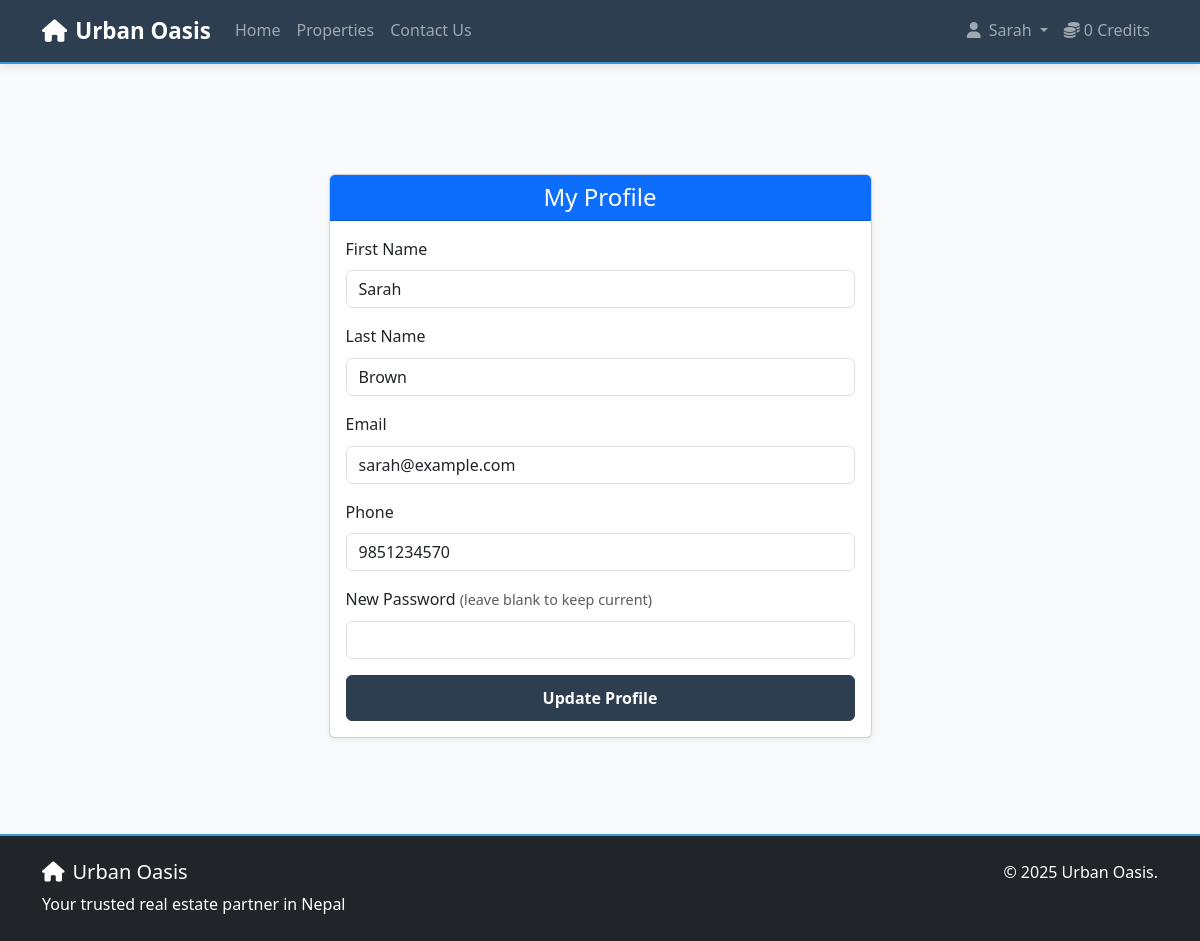
Screenshot of /profile.php (signed in) with the database file from the repository.
### tables this page shows
CREATE TABLE `users` (
  `id` int(11) NOT NULL,
  `email` varchar(100) NOT NULL,
  `password` varchar(255) NOT NULL,
  `first_name` varchar(50) NOT NULL,
  `last_name` varchar(50) NOT NULL,
  `phone` varchar(20) DEFAULT NULL,
  `address` text DEFAULT NULL,
  `city` varchar(50) DEFAULT NULL,
  `listing_credits` int(11) NOT NULL DEFAULT 0,
  `free_listings_used` int(11) NOT NULL DEFAULT 0,
  `total_listings_created` int(11) NOT NULL DEFAULT 0,
  `created_at` timestamp NOT NULL DEFAULT current_timestamp(),
  `updated_at` timestamp NOT NULL DEFAULT current_timestamp() ON UPDATE current_timestamp()
);

### config/session_utils.php (called while the page is built, shortened)
<?php
function isUserLoggedIn() {
    return isset($_SESSION['user_id']);
}
?>

### config/user_utils.php (called while the page is built, shortened)
<?php
function getUserById($pdo, $userId) {
    $stmt = $pdo->prepare("SELECT * FROM users WHERE id = ?");
    $stmt->execute([$userId]);
    return $stmt->fetch(PDO::FETCH_ASSOC);
}
?>

### profile.php (the view, shortened to what this page needs)
<?php
require_once 'includes/header.php';
?>
<main class="flex-fill" style="margin-top:70px;">
<div class="container py-5">
    <div class="row justify-content-center">
        <div class="col-md-6">
            <div class="card shadow-sm">
                <div class="card-header bg-primary text-white text-center">
                    <h4 class="mb-0">My Profile</h4>
                </div>
                <div class="card-body">
                    <form method="POST" autocomplete="off">
                        <div class="mb-3">
                            <label for="first_name" class="form-label">First Name</label>
                            <input type="text" class="form-control" id="first_name" name="first_name" value="<?php echo htmlspecialchars($currentUser['first_name']); ?>" required>
                        </div>
                        <div class="mb-3">
                            <label for="last_name" class="form-label">Last Name</label>
                            <input type="text" class="form-control" id="last_name" name="last_name" value="<?php echo htmlspecialchars($currentUser['last_name']); ?>" required>
                        </div>
                        <div class="mb-3">
                            <label for="email" class="form-label">Email</label>
                            <input type="email" class="form-control" id="email" name="email" value="<?php echo htmlspecialchars($currentUser['email']); ?>" required>
                        </div>
                        <div class="mb-3">
                            <label for="phone" class="form-label">Phone</label>
                            <input type="tel" class="form-control" id="phone" name="phone" value="<?php echo htmlspecialchars($currentUser['phone']); ?>" required>
                        </div>
                        <div class="mb-3">
                            <label for="password" class="form-label">New Password <span class="text-muted" style="font-size:0.9em;">(leave blank to keep current)</span></label>
                            <input type="password" class="form-control" id="password" name="password" autocomplete="new-password">
                        </div>
                        <button type="submit" class="btn btn-primary w-100">Update Profile</button>
                    </form>
                </div>
            </div>
        </div>
    </div>
</div>
</main>
<?php require_once 'includes/footer.php'; ?>

### includes/header.php (shortened to what this page needs)
<?php
require_once 'config/database.php';
require_once 'config/user_utils.php';
require_once 'config/session_utils.php';
$isLoggedIn = isUserLoggedIn();
$currentUser = null;
if ($isLoggedIn) {
    $currentUser = getUserById($pdo, $_SESSION['user_id']);
}
?>
<!DOCTYPE html>
<html lang="en">
<head>
    <link href="https://cdn.jsdelivr.net/npm/bootstrap@5.3.0/dist/css/bootstrap.min.css" rel="stylesheet">
    <link href="https://cdnjs.cloudflare.com/ajax/libs/font-awesome/6.0.0/css/all.min.css" rel="stylesheet">
    <link href="css/style.css" rel="stylesheet">
</head>
<body>
    <nav class="navbar navbar-expand-lg navbar-dark bg-dark fixed-top">
        <div class="container">
            <a class="navbar-brand" href="index.php">
                <i class="fas fa-home me-2"></i>Urban Oasis
            </a>
            <div class="collapse navbar-collapse" id="navbarNav">
                <ul class="navbar-nav me-auto">
                    <li class="nav-item">
                        <a class="nav-link <?php echo basename($_SERVER['PHP_SELF']) == 'index.php' ? 'active' : ''; ?>" href="index.php">Home</a>
                    </li>
                    <li class="nav-item">
                        <a class="nav-link <?php echo basename($_SERVER['PHP_SELF']) == 'properties.php' ? 'active' : ''; ?>" href="properties.php">Properties</a>
                    </li>
                    <li class="nav-item">
                        <a class="nav-link <?php echo basename($_SERVER['PHP_SELF']) == 'contact.php' ? 'active' : ''; ?>" href="contact.php">Contact Us</a>
                    </li>
                </ul>
                <ul class="navbar-nav">
                    <?php if ($isLoggedIn): ?>
                        <li class="nav-item dropdown">
                            <a class="nav-link dropdown-toggle" href="#" id="navbarDropdown" role="button" data-bs-toggle="dropdown">
                                <i class="fas fa-user me-2"></i><?php echo htmlspecialchars($currentUser['first_name'] ?? 'User'); ?>
                            </a>
                        </li>
                        <?php if (isset($_SESSION['user_id'])): ?>
                            <li class="nav-item">
                                <a class="nav-link" href="subscription.php">
                                    <i class="fas fa-coins me-1"></i><?php echo ($currentUser && isset($currentUser['listing_credits'])) ? $currentUser['listing_credits'] : 0; ?> Credits
                                </a>
                            </li>
                        <?php endif; ?>
                    <?php endif; ?>
                </ul>
            </div>
        </div>
    </nav>
    <main class="main-content">

### css/style.css (style rules this page uses)
:root { --primary-color: #2c3e50; --primary-light: #34495e; --primary-dark: #1a252f; --secondary-color: #3498db; --secondary-light: #5dade2; --secondary-dark: #2980b9; --accent-color: #e74c3c; --accent-light: #ec7063; --accent-dark: #c0392b; --white: #ffffff; --light-gray: #f8f9fa; --medium-gray: #e9ecef; --dark-gray: #6c757d; --text-dark: #343a40; --text-light: #ffffff; --text-muted: #6c757d; --success-color: #28a745; --success-light: #d4edda; --warning-color: #ffc107; --warning-light: #fff3cd; --danger-color: #dc3545; --danger-light: #f8d7da; --info-color: #17a2b8; --info-light: #d1ecf1; --shadow-sm: 0 2px 4px rgba(0,0,0,0.1); --shadow-md: 0 4px 8px rgba(0,0,0,0.1); --shadow-lg: 0 8px 16px rgba(0,0,0,0.15); --shadow-xl: 0 12px 24px rgba(0,0,0,0.2); --radius-sm: 4px; --radius-md: 8px; --radius-lg: 12px; --radius-xl: 16px; --spacing-xs: 0.25rem; --spacing-sm: 0.5rem; --spacing-md: 1rem; --spacing-lg: 1.5rem; --spacing-xl: 2rem; --spacing-xxl: 3rem; --font-family: 'Segoe UI', Tahoma, Geneva, Verdana, sans-serif; --font-size-xs: 0.75rem; --font-size-sm: 0.875rem; --font-size-base: 1rem; --font-size-lg: 1.125rem; --font-size-xl: 1.25rem; --font-size-xxl: 1.5rem; --font-size-display: 2rem; --transition-fast: 0.15s ease; --transition-normal: 0.3s ease; --transition-slow: 0.5s ease; }
html { height: 100%; }
body { font-family: var(--font-family); font-size: var(--font-size-base); line-height: 1.6; min-height: 100vh; display: flex; flex-direction: column; padding-top: 56px; margin: 0; overflow-x: hidden; height: auto; color: var(--text-dark); background-color: var(--light-gray); }
.main-content { flex: 1; padding-top: 0; min-height: auto; }
.navbar { box-shadow: 0 2px 10px rgba(0,0,0,0.1); transition: background-color 0.3s ease; z-index: 1030 !important; background-color: #2c3e50 !important; border-bottom: 2px solid #3498db; }
.navbar.bg-dark { background-color: #2c3e50 !important; }
.navbar-dark { background-color: #2c3e50 !important; }
.navbar-brand { font-weight: 600; font-size: 1.4rem; color: #fff !important; }
.navbar-nav .nav-link { font-weight: 500; transition: color 0.3s ease; }
.card { transition: transform 0.3s ease, box-shadow 0.3s ease; }
.btn-primary { background-color: #2c3e50; border-color: #2c3e50; font-weight: 600; padding: 10px 20px; border-radius: 6px; transition: all 0.3s ease; }
.fade-in { animation: fadeIn 1s ease-in; }
.flex-fill { flex: 1 0 auto; }
.row { margin-right: -15px; margin-left: -15px; }
.col-md-3, .col-md-4, .col-md-6, .col-lg-4 { padding-right: 15px; padding-left: 15px; }

### rows the page displays
users: first_name "Sarah", listing_credits "0", last_name "Brown", email "sarah@example.com", phone "9851234570"
